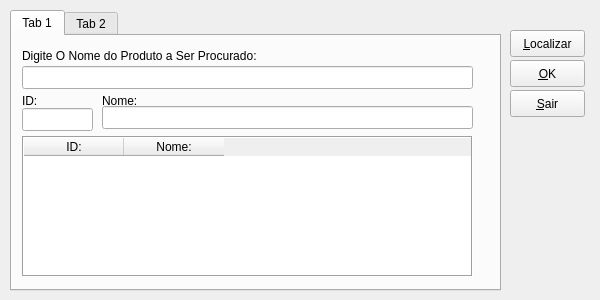
<ui version="4.0" >
 <class>Form</class>
 <widget class="QWidget" name="Form" >
  <property name="windowModality" >
   <enum>Qt::NonModal</enum>
  </property>
  <property name="geometry" >
   <rect>
    <x>0</x>
    <y>0</y>
    <width>600</width>
    <height>300</height>
   </rect>
  </property>
  <property name="sizePolicy" >
   <sizepolicy vsizetype="Fixed" hsizetype="Fixed" >
    <horstretch>240</horstretch>
    <verstretch>162</verstretch>
   </sizepolicy>
  </property>
  <property name="minimumSize" >
   <size>
    <width>600</width>
    <height>300</height>
   </size>
  </property>
  <property name="maximumSize" >
   <size>
    <width>600</width>
    <height>300</height>
   </size>
  </property>
  <property name="sizeIncrement" >
   <size>
    <width>0</width>
    <height>0</height>
   </size>
  </property>
  <property name="baseSize" >
   <size>
    <width>0</width>
    <height>0</height>
   </size>
  </property>
  <property name="focusPolicy" >
   <enum>Qt::NoFocus</enum>
  </property>
  <property name="windowTitle" >
   <string>Form</string>
  </property>
  <widget class="QPushButton" name="btn_localizar" >
   <property name="geometry" >
    <rect>
     <x>510</x>
     <y>30</y>
     <width>75</width>
     <height>27</height>
    </rect>
   </property>
   <property name="text" >
    <string>&amp;Localizar</string>
   </property>
  </widget>
  <widget class="QPushButton" name="btn_ok" >
   <property name="geometry" >
    <rect>
     <x>510</x>
     <y>60</y>
     <width>75</width>
     <height>27</height>
    </rect>
   </property>
   <property name="text" >
    <string>&amp;OK</string>
   </property>
  </widget>
  <widget class="QPushButton" name="btn_sair" >
   <property name="geometry" >
    <rect>
     <x>510</x>
     <y>90</y>
     <width>75</width>
     <height>27</height>
    </rect>
   </property>
   <property name="text" >
    <string>&amp;Sair</string>
   </property>
  </widget>
  <widget class="QTabWidget" name="tabWidget" >
   <property name="geometry" >
    <rect>
     <x>10</x>
     <y>10</y>
     <width>491</width>
     <height>281</height>
    </rect>
   </property>
   <widget class="QWidget" name="tab" >
    <attribute name="title" >
     <string>Tab 1</string>
    </attribute>
    <widget class="QLineEdit" name="edt_localizar" >
     <property name="geometry" >
      <rect>
       <x>10</x>
       <y>30</y>
       <width>451</width>
       <height>23</height>
      </rect>
     </property>
    </widget>
    <widget class="QLabel" name="label" >
     <property name="geometry" >
      <rect>
       <x>10</x>
       <y>10</y>
       <width>311</width>
       <height>20</height>
      </rect>
     </property>
     <property name="text" >
      <string>Digite O Nome do Produto a Ser Procurado:</string>
     </property>
    </widget>
    <widget class="QLineEdit" name="edt_nome" >
     <property name="geometry" >
      <rect>
       <x>90</x>
       <y>70</y>
       <width>371</width>
       <height>23</height>
      </rect>
     </property>
    </widget>
    <widget class="QLineEdit" name="edt_id" >
     <property name="geometry" >
      <rect>
       <x>10</x>
       <y>72</y>
       <width>71</width>
       <height>23</height>
      </rect>
     </property>
    </widget>
    <widget class="QLabel" name="label_2" >
     <property name="geometry" >
      <rect>
       <x>10</x>
       <y>55</y>
       <width>41</width>
       <height>20</height>
      </rect>
     </property>
     <property name="text" >
      <string>ID:</string>
     </property>
    </widget>
    <widget class="QLabel" name="label_3" >
     <property name="geometry" >
      <rect>
       <x>90</x>
       <y>55</y>
       <width>101</width>
       <height>20</height>
      </rect>
     </property>
     <property name="text" >
      <string>Nome:</string>
     </property>
    </widget>
    <widget class="QTableWidget" name="grd_localizar" >
     <property name="geometry" >
      <rect>
       <x>10</x>
       <y>100</y>
       <width>451</width>
       <height>141</height>
      </rect>
     </property>
     <property name="contextMenuPolicy" >
      <enum>Qt::NoContextMenu</enum>
     </property>
     <property name="frameShape" >
      <enum>QFrame::Box</enum>
     </property>
     <property name="frameShadow" >
      <enum>QFrame::Sunken</enum>
     </property>
     <property name="lineWidth" >
      <number>1</number>
     </property>
     <property name="midLineWidth" >
      <number>0</number>
     </property>
     <property name="showGrid" >
      <bool>true</bool>
     </property>
     <property name="gridStyle" >
      <enum>Qt::SolidLine</enum>
     </property>
     <property name="cornerButtonEnabled" >
      <bool>false</bool>
     </property>
     <column>
      <property name="text" >
       <string>ID:</string>
      </property>
     </column>
     <column>
      <property name="text" >
       <string>Nome:</string>
      </property>
     </column>
    </widget>
   </widget>
   <widget class="QWidget" name="tab_2" >
    <attribute name="title" >
     <string>Tab 2</string>
    </attribute>
   </widget>
  </widget>
 </widget>
 <resources/>
 <connections/>
</ui>
